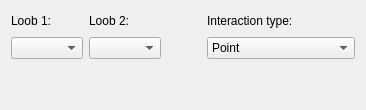
      <widget class="QWidget" name="tab_3">
       <attribute name="title">
        <string>Interaction</string>
       </attribute>
       <layout class="QVBoxLayout" name="verticalLayout_6">
        <item>
         <layout class="QGridLayout" name="gridLayout">
          <item row="0" column="0">
           <widget class="QLabel" name="label_8">
            <property name="text">
             <string>Loob 1:</string>
            </property>
           </widget>
          </item>
          <item row="1" column="1">
           <widget class="QComboBox" name="comboBox_interaction_loobName_2"/>
          </item>
          <item row="0" column="1">
           <widget class="QLabel" name="label_10">
            <property name="text">
             <string>Loob 2:</string>
            </property>
           </widget>
          </item>
          <item row="1" column="0">
           <widget class="QComboBox" name="comboBox_interaction_loobName_1"/>
          </item>
          <item row="1" column="3">
           <widget class="QComboBox" name="comboBox_interaction_type_2">
            <item>
             <property name="text">
              <string>Point</string>
             </property>
            </item>
            <item>
             <property name="text">
              <string>Oriented Point</string>
             </property>
            </item>
            <item>
             <property name="text">
              <string>Coaxiality</string>
             </property>
            </item>
            <item>
             <property name="text">
              <string>Distance from surface</string>
             </property>
            </item>
           </widget>
          </item>
          <item row="0" column="3">
           <widget class="QLabel" name="label_11">
            <property name="text">
             <string>Interaction type:</string>
            </property>
           </widget>
          </item>
          <item row="0" column="2">
           <spacer name="horizontalSpacer_26">
            <property name="orientation">
             <enum>Qt::Horizontal</enum>
            </property>
            <property name="sizeHint" stdset="0">
             <size>
              <width>40</width>
              <height>20</height>
             </size>
            </property>
           </spacer>
          </item>
          <item row="1" column="2">
           <spacer name="horizontalSpacer_27">
            <property name="orientation">
             <enum>Qt::Horizontal</enum>
            </property>
            <property name="sizeHint" stdset="0">
             <size>
              <width>40</width>
              <height>20</height>
             </size>
            </property>
           </spacer>
          </item>
         </layout>
        </item>
        <item>
         <spacer name="verticalSpacer">
          <property name="orientation">
           <enum>Qt::Vertical</enum>
          </property>
          <property name="sizeHint" stdset="0">
           <size>
            <width>20</width>
            <height>40</height>
           </size>
          </property>
         </spacer>
        </item>
       </layout>
      </widget>
